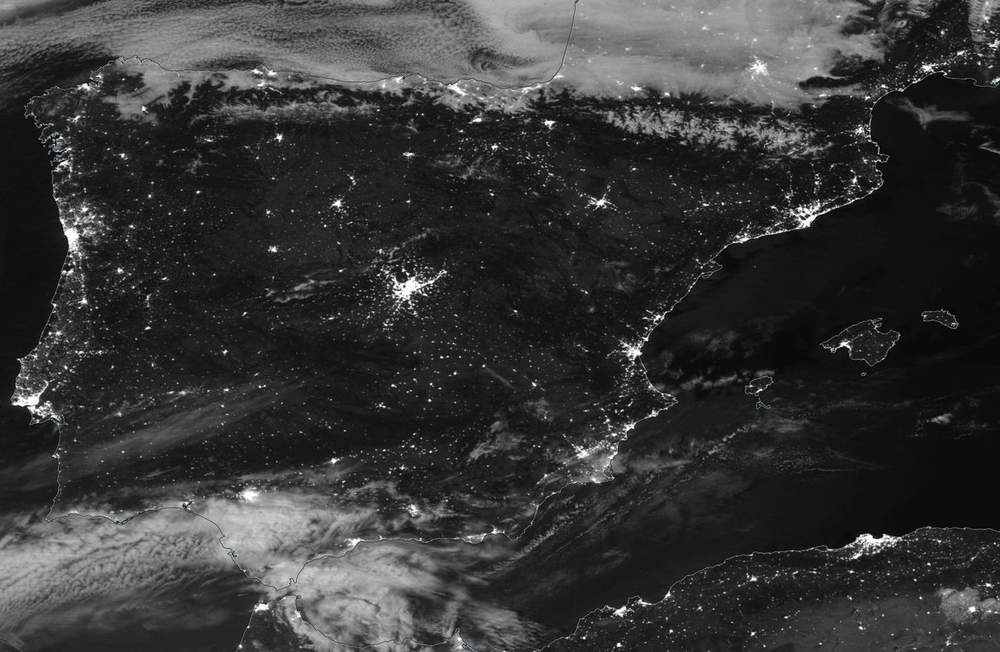
#> input picture Practica 5/imgpack/nocturna.png, 1000 x 652 px, shrunk from 1280 x 834 before the run
$ jupyter execute --allow-errors Ejercicio_2.ipynb
#> lines starting #> are read from the running program, lines starting #| are printed output that depends on the picture
# Ejercicio 2

En este ejercicio definiremos la función seudo, que permite modificar una imagen monobanda a una imagen multicolor para determinados valores.

[cell 1]
import cv2 as cv
import numpy as np
import matplotlib.pyplot as plt

imagen = cv.imread('imgpack/Monobanda/2_Corsica.jpg', cv.IMREAD_GRAYSCALE)

[cell 2]
def seudo(img, corte):

    resimg = np.zeros((img.shape[0],img.shape[1],3), np.uint8)

    for i in range(img.shape[0]):
        for j in range(img.shape[1]):
            if img[i,j] < corte:
                resimg[i,j] = [0,0,255]
            elif img[i,j] >= corte:
                resimg[i,j] = [255,0,0]

    return resimg

#> (a cell that did not finish here is left out)

#> (a cell that did not finish here is left out)

MC = seudo(imagen,150)

[cell 5]
plt.figure(figsize=(20, 20))
plt.subplot(2, 2, 1)
#> (the rest of this cell did not finish here and is left out)

Debido a que en la imagen usada no se pueden apreciar demasiados detalles usaremos la misma imagen que en el documento.

[cell 6]
nocturna = cv.imread('imgpack/nocturna.png', cv.IMREAD_GRAYSCALE)
#> nocturna: shape (652, 1000); min 0, max 255, mean 54.5
seudoNocturna = seudo(nocturna, 128)
#> call 3 of seudo, with corte = 128
#> after the loop in seudo (call 3), `for i in range(img.shape[0]):`:
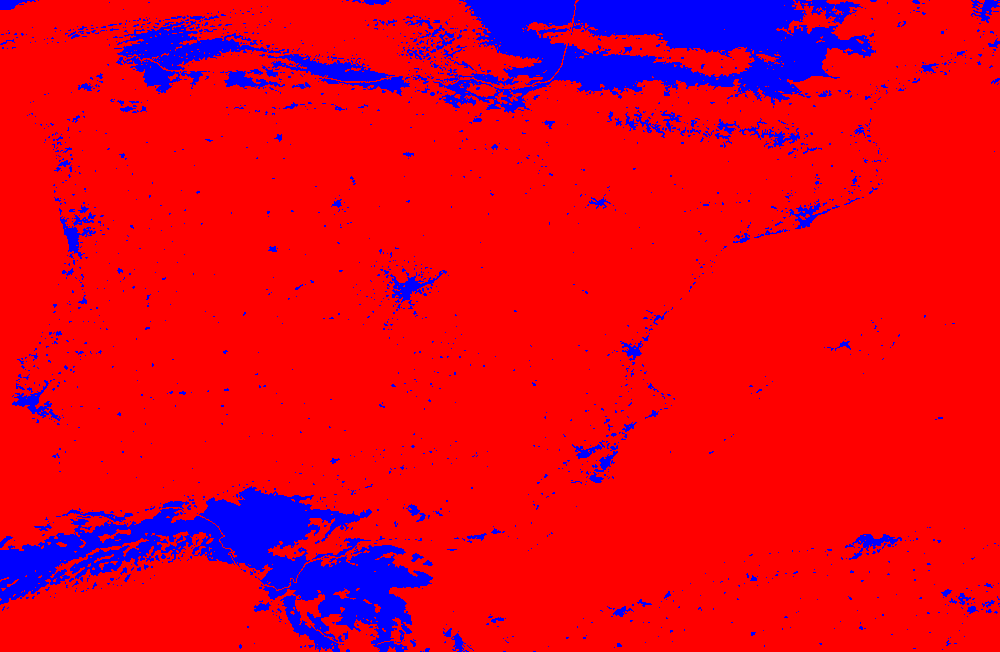
#> resimg: shape (652, 1000, 3); mean of channels 0, 1, 2 28.1, 0, 226.9; drawn as B, G, R
nubes = seudo(nocturna, 90)
#> call 4 of seudo, with corte = 90
#> after the loop in seudo (call 4), `for i in range(img.shape[0]):`:
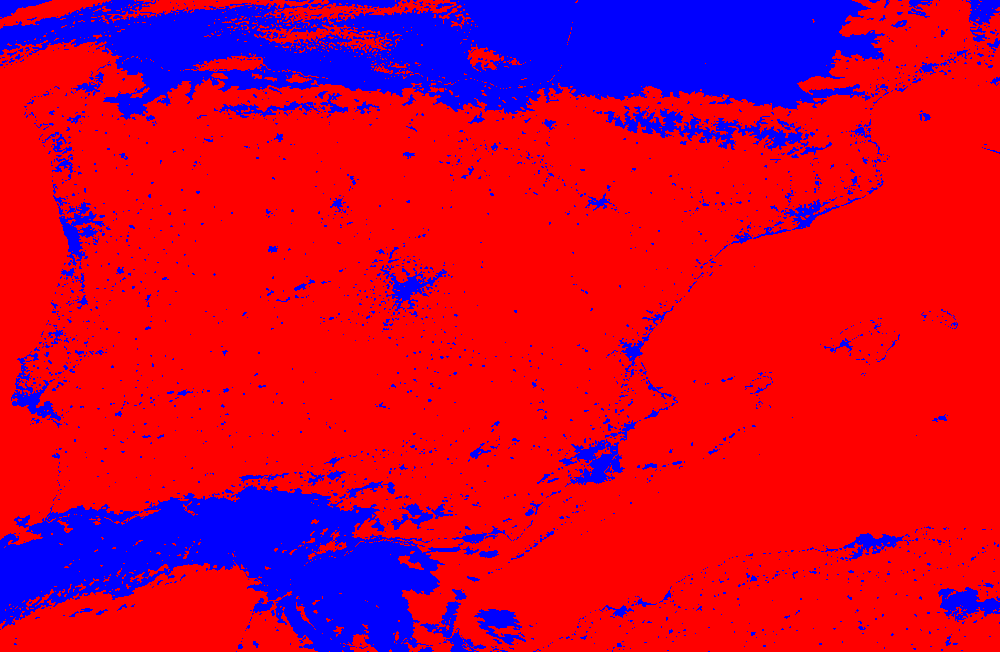
#> resimg: shape (652, 1000, 3); mean of channels 0, 1, 2 52.3, 0, 202.7; drawn as B, G, R
mar = seudo(nocturna, 20)
#> after the loop in seudo (call 5), `for i in range(img.shape[0]):`:
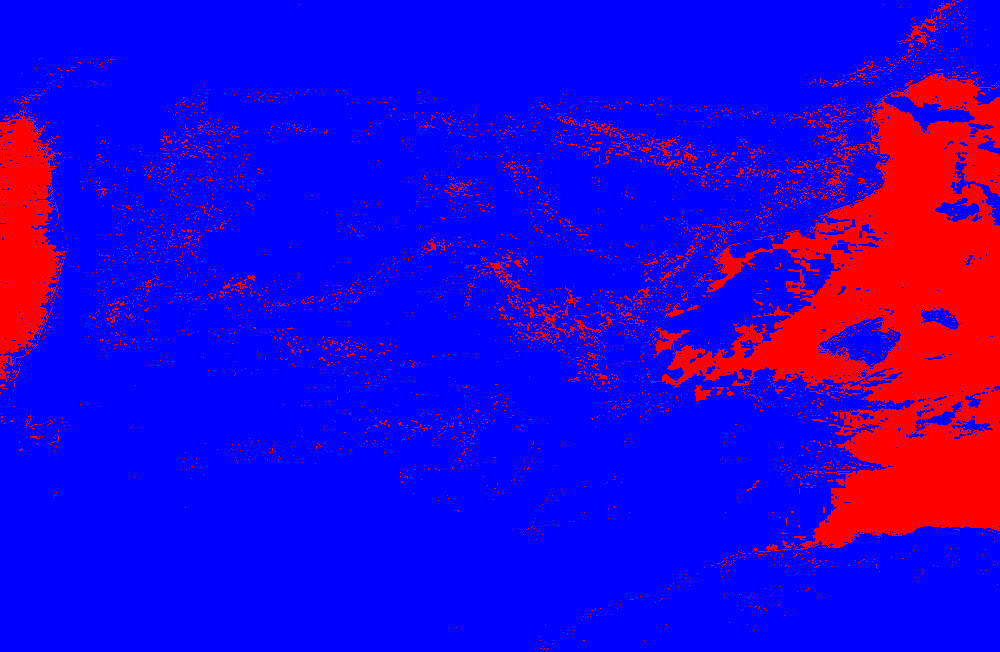
#> resimg: shape (652, 1000, 3); mean of channels 0, 1, 2 218.1, 0, 36.9; drawn as B, G, R

[cell 7]
plt.figure(figsize=(20, 20))
plt.subplot(2, 2, 1)
plt.imshow(nocturna, cmap = 'gray')
plt.title("Original", fontsize = 30)

plt.subplot(2, 2, 2)
plt.imshow(seudoNocturna)
plt.title("Seudo 128", fontsize = 30)

plt.subplot(2, 2, 3)
plt.imshow(nubes)
plt.title("Seudo Nubes", fontsize = 30)

plt.subplot(2, 2, 4)
plt.imshow(mar)
plt.title("Seudo Mar", fontsize = 30)

plt.tight_layout()
plt.show()
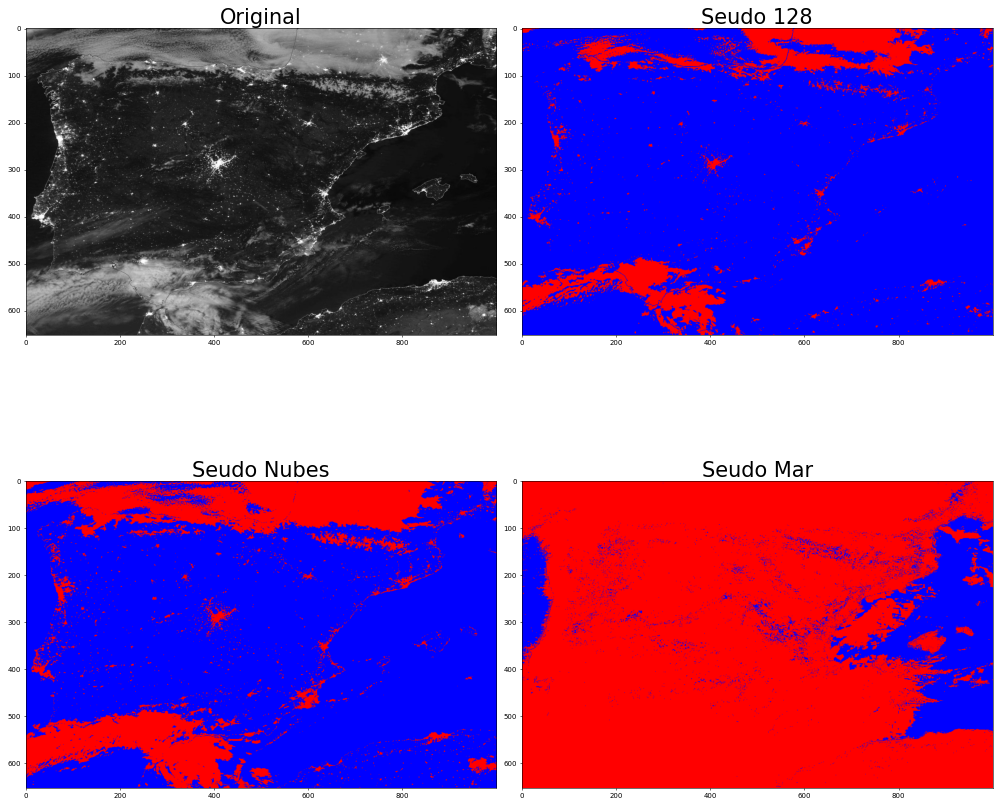
#> figure drawn by matplotlib, 4 panels
